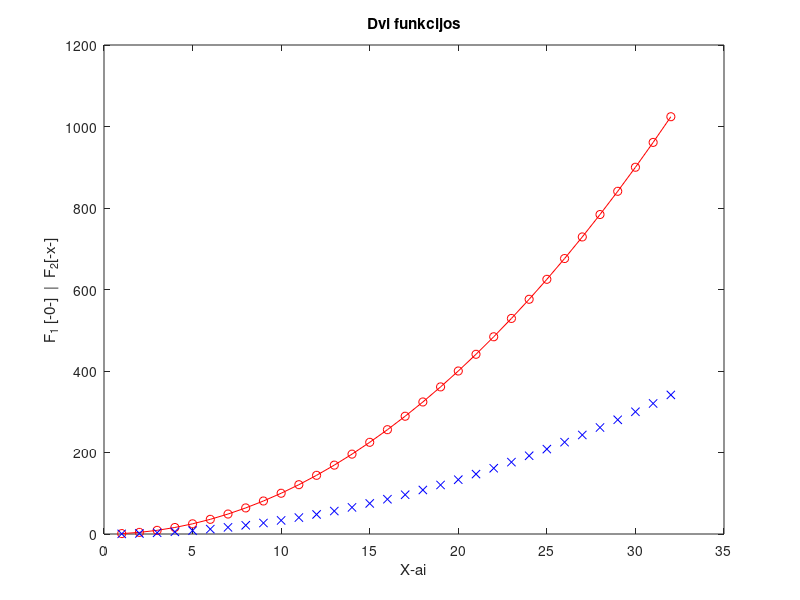

Source code (MATLAB):
% Ilja Katiuzinskij

%%
x=1:32;
y=x.^2;
plot (x,y,'o-r',x, y/3, 'xb')
title('Dvi funkcijos')
xlabel('X-ai')
ylabel('F_1 [-0-]  |  F_2[-x-]')

%%
N = 6
v = N+1:0.5:N+4;
A = [N N+1 N+2;
     N+3 N+4 N+5;
     N+6 N+7 N+8];
a=A(3,2);
b= A(2:3, 1:2);
c=A([1 3],[1 3]);
v2= v(1:3)';
B= [A v2];
